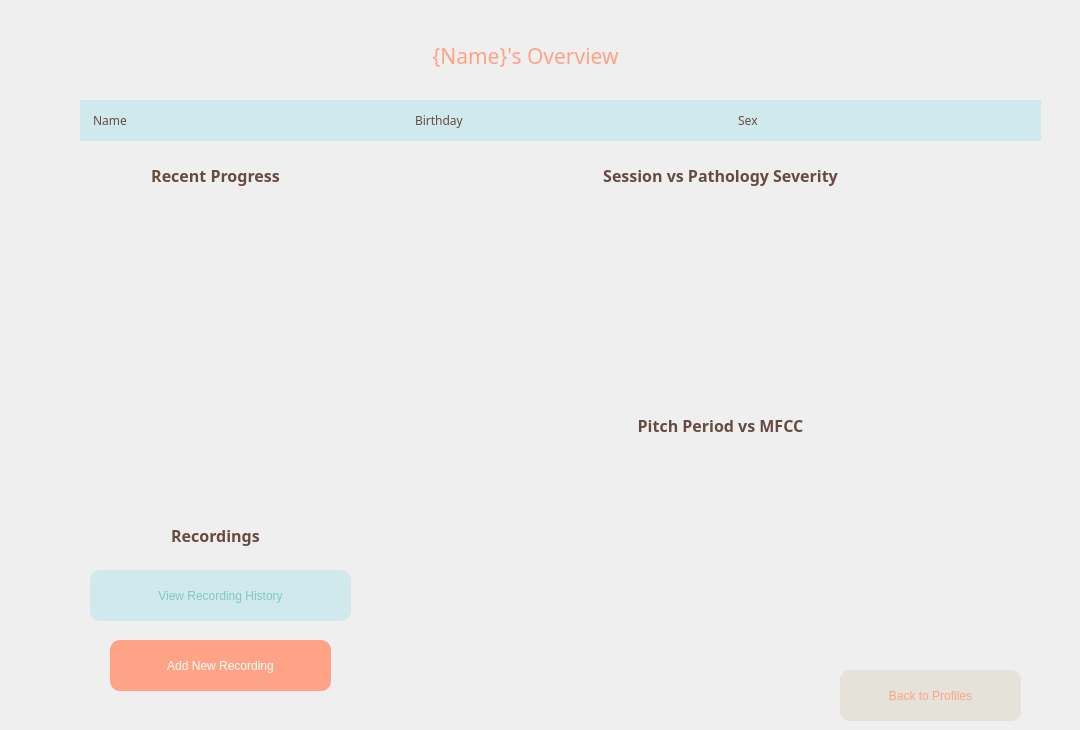
          <widget class="QWidget" name="page_2">
           <widget class="QLabel" name="overview_title">
            <property name="geometry">
             <rect>
              <x>330</x>
              <y>20</y>
              <width>391</width>
              <height>71</height>
             </rect>
            </property>
            <property name="font">
             <font>
              <family>Montserrat SemiBold</family>
              <pointsize>16</pointsize>
              <weight>7</weight>
              <italic>false</italic>
              <bold>false</bold>
             </font>
            </property>
            <property name="styleSheet">
             <string notr="true">color: rgb(255, 163, 134);
font: 63 16pt &quot;Montserrat SemiBold&quot;;</string>
            </property>
            <property name="text">
             <string>{Name}'s Overview</string>
            </property>
            <property name="alignment">
             <set>Qt::AlignCenter</set>
            </property>
           </widget>
           <widget class="QPushButton" name="backtoprof_btn">
            <property name="geometry">
             <rect>
              <x>840</x>
              <y>670</y>
              <width>181</width>
              <height>51</height>
             </rect>
            </property>
            <property name="styleSheet">
             <string notr="true">color: rgb(255, 163, 134);
background-color: rgb(229, 226, 218);
border-radius: 10px;
font: 57 10pt &quot;Montserrat ExtraBold&quot;;</string>
            </property>
            <property name="text">
             <string>Back to Profiles</string>
            </property>
           </widget>
           <widget class="QPushButton" name="viewrec_btn">
            <property name="geometry">
             <rect>
              <x>90</x>
              <y>570</y>
              <width>261</width>
              <height>51</height>
             </rect>
            </property>
            <property name="styleSheet">
             <string notr="true">background-color: rgb(208, 233, 236);
color: rgb(124, 201, 199);
border-radius: 10px;
font: 57 10pt &quot;Montserrat ExtraBold&quot;;</string>
            </property>
            <property name="text">
             <string>View Recording History</string>
            </property>
           </widget>
           <widget class="QPushButton" name="addrec_btn">
            <property name="geometry">
             <rect>
              <x>110</x>
              <y>640</y>
              <width>221</width>
              <height>51</height>
             </rect>
            </property>
            <property name="styleSheet">
             <string notr="true">background-color: rgb(255, 163, 134);
color: rgb(255, 255, 255);
border-radius: 10px;
font: 57 10pt &quot;Montserrat ExtraBold&quot;;</string>
            </property>
            <property name="text">
             <string>Add New Recording</string>
            </property>
           </widget>
           <widget class="QLabel" name="label_40">
            <property name="geometry">
             <rect>
              <x>70</x>
              <y>520</y>
              <width>291</width>
              <height>31</height>
             </rect>
            </property>
            <property name="font">
             <font>
              <family>Montserrat SemiBold</family>
              <pointsize>12</pointsize>
              <weight>75</weight>
              <bold>true</bold>
             </font>
            </property>
            <property name="styleSheet">
             <string notr="true">color: rgb(102, 75, 66);</string>
            </property>
            <property name="text">
             <string>Recordings</string>
            </property>
            <property name="alignment">
             <set>Qt::AlignCenter</set>
            </property>
           </widget>
           <widget class="QWidget" name="verticalLayoutWidget">
            <property name="geometry">
             <rect>
              <x>60</x>
              <y>200</y>
              <width>311</width>
              <height>301</height>
             </rect>
            </property>
            <layout class="QVBoxLayout" name="progress_gph"/>
           </widget>
           <widget class="QWidget" name="verticalLayoutWidget_2">
            <property name="geometry">
             <rect>
              <x>380</x>
              <y>190</y>
              <width>681</width>
              <height>221</height>
             </rect>
            </property>
            <layout class="QVBoxLayout" name="bar_gph"/>
           </widget>
           <widget class="QLabel" name="label_41">
            <property name="geometry">
             <rect>
              <x>70</x>
              <y>160</y>
              <width>291</width>
              <height>31</height>
             </rect>
            </property>
            <property name="font">
             <font>
              <family>Montserrat SemiBold</family>
              <pointsize>12</pointsize>
              <weight>75</weight>
              <bold>true</bold>
             </font>
            </property>
            <property name="styleSheet">
             <string notr="true">color: rgb(102, 75, 66);</string>
            </property>
            <property name="text">
             <string>Recent Progress</string>
            </property>
            <property name="alignment">
             <set>Qt::AlignCenter</set>
            </property>
           </widget>
           <widget class="QLabel" name="label_42">
            <property name="geometry">
             <rect>
              <x>550</x>
              <y>160</y>
              <width>341</width>
              <height>31</height>
             </rect>
            </property>
            <property name="font">
             <font>
              <family>Montserrat SemiBold</family>
              <pointsize>12</pointsize>
              <weight>75</weight>
              <bold>true</bold>
             </font>
            </property>
            <property name="styleSheet">
             <string notr="true">color: rgb(102, 75, 66);</string>
            </property>
            <property name="text">
             <string>Session vs Pathology Severity</string>
            </property>
            <property name="alignment">
             <set>Qt::AlignCenter</set>
            </property>
           </widget>
           <widget class="QWidget" name="verticalLayoutWidget_3">
            <property name="geometry">
             <rect>
              <x>370</x>
              <y>430</y>
              <width>701</width>
              <height>241</height>
             </rect>
            </property>
            <layout class="QVBoxLayout" name="boundary_gph"/>
           </widget>
           <widget class="QWidget" name="widget_4" native="true">
            <property name="geometry">
             <rect>
              <x>80</x>
              <y>100</y>
              <width>961</width>
              <height>41</height>
             </rect>
            </property>
            <property name="styleSheet">
             <string notr="true">background-color: rgb(208, 233, 236);
padding-left: 10px</string>
            </property>
            <layout class="QVBoxLayout" name="verticalLayout_2">
             <item>
              <layout class="QHBoxLayout" name="horizontalLayout_4">
               <item>
                <widget class="QLabel" name="name_ov">
                 <property name="font">
                  <font>
                   <family>Montserrat SemiBold</family>
                   <pointsize>9</pointsize>
                   <weight>50</weight>
                   <bold>false</bold>
                   <kerning>false</kerning>
                  </font>
                 </property>
                 <property name="styleSheet">
                  <string notr="true">color: rgb(102, 75, 66);
</string>
                 </property>
                 <property name="text">
                  <string>Name</string>
                 </property>
                </widget>
               </item>
               <item>
                <widget class="QLabel" name="birthday_ov">
                 <property name="font">
                  <font>
                   <family>Montserrat SemiBold</family>
                   <pointsize>9</pointsize>
                   <weight>50</weight>
                   <bold>false</bold>
                   <kerning>false</kerning>
                  </font>
                 </property>
                 <property name="styleSheet">
                  <string notr="true">color: rgb(102, 75, 66);</string>
                 </property>
                 <property name="text">
                  <string>Birthday</string>
                 </property>
                </widget>
               </item>
               <item>
                <widget class="QLabel" name="sex_ov">
                 <property name="font">
                  <font>
                   <family>Montserrat SemiBold</family>
                   <pointsize>9</pointsize>
                   <weight>50</weight>
                   <bold>false</bold>
                   <kerning>false</kerning>
                  </font>
                 </property>
                 <property name="styleSheet">
                  <string notr="true">color: rgb(102, 75, 66);</string>
                 </property>
                 <property name="text">
                  <string>Sex</string>
                 </property>
                </widget>
               </item>
              </layout>
             </item>
            </layout>
           </widget>
           <widget class="QLabel" name="label_46">
            <property name="geometry">
             <rect>
              <x>550</x>
              <y>410</y>
              <width>341</width>
              <height>31</height>
             </rect>
            </property>
            <property name="font">
             <font>
              <family>Montserrat SemiBold</family>
              <pointsize>12</pointsize>
              <weight>75</weight>
              <bold>true</bold>
             </font>
            </property>
            <property name="styleSheet">
             <string notr="true">color: rgb(102, 75, 66);</string>
            </property>
            <property name="text">
             <string>Pitch Period vs MFCC</string>
            </property>
            <property name="alignment">
             <set>Qt::AlignCenter</set>
            </property>
           </widget>
           <zorder>overview_title</zorder>
           <zorder>viewrec_btn</zorder>
           <zorder>addrec_btn</zorder>
           <zorder>label_40</zorder>
           <zorder>verticalLayoutWidget</zorder>
           <zorder>verticalLayoutWidget_2</zorder>
           <zorder>label_41</zorder>
           <zorder>label_42</zorder>
           <zorder>verticalLayoutWidget_3</zorder>
           <zorder>widget_4</zorder>
           <zorder>label_46</zorder>
           <zorder>backtoprof_btn</zorder>
          </widget>
